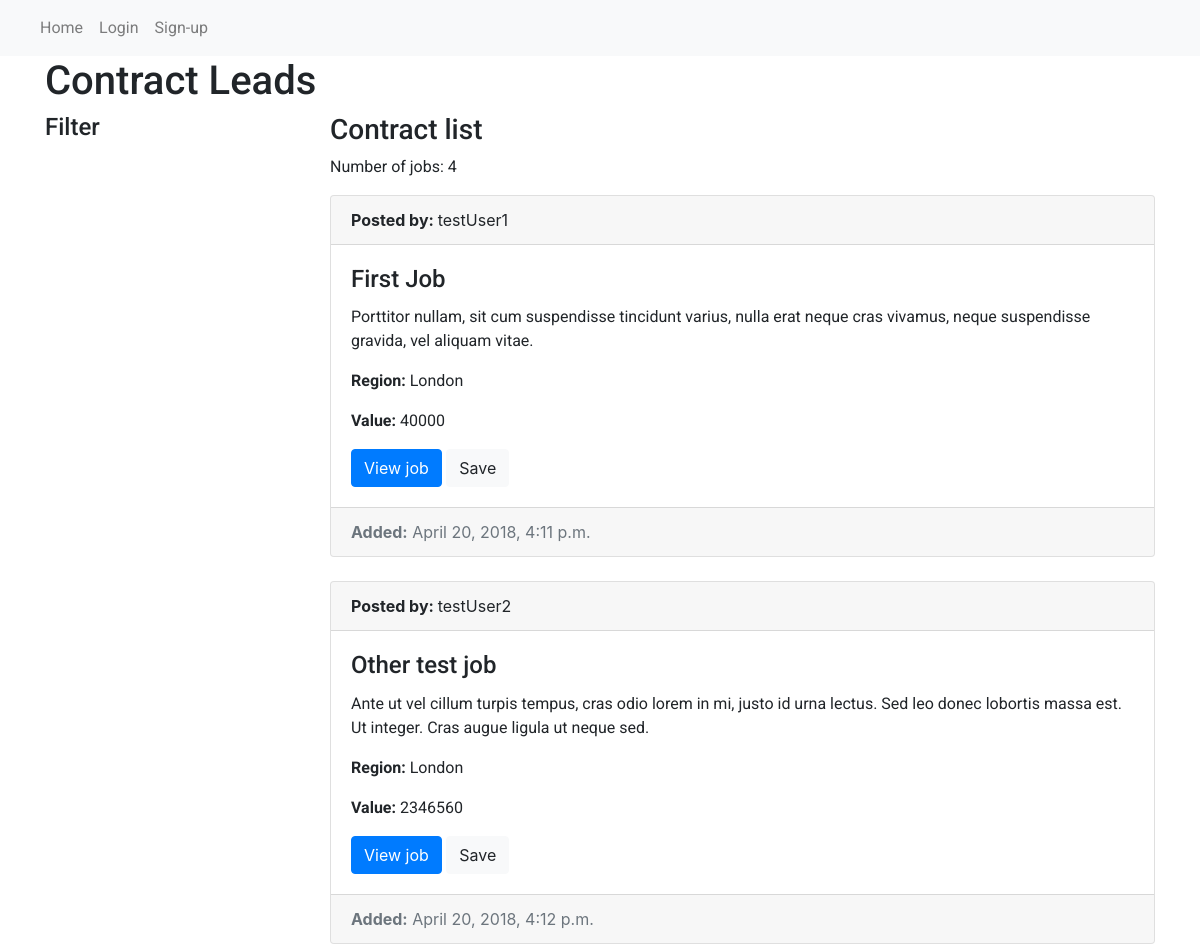
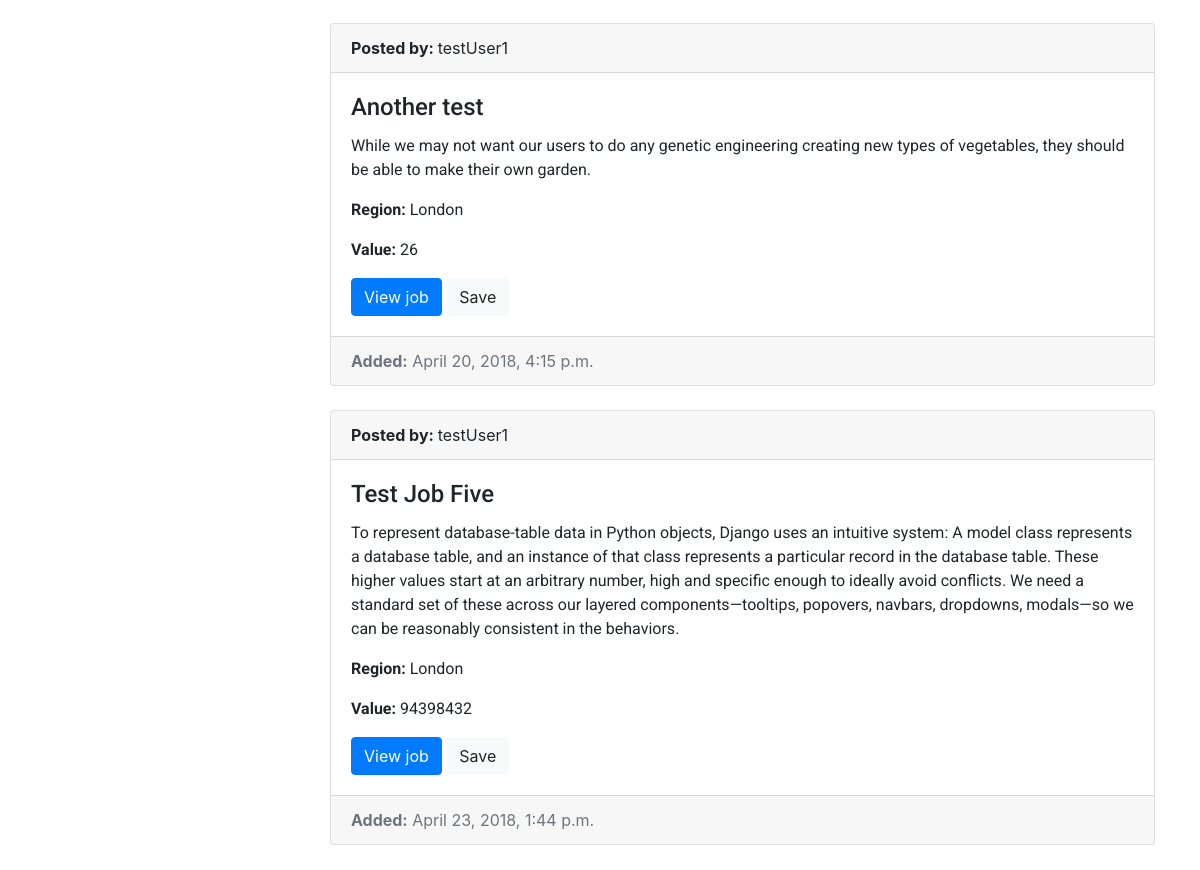
Before: /prototype/view_jobs/ with the older database file (2 pictures, top to bottom).
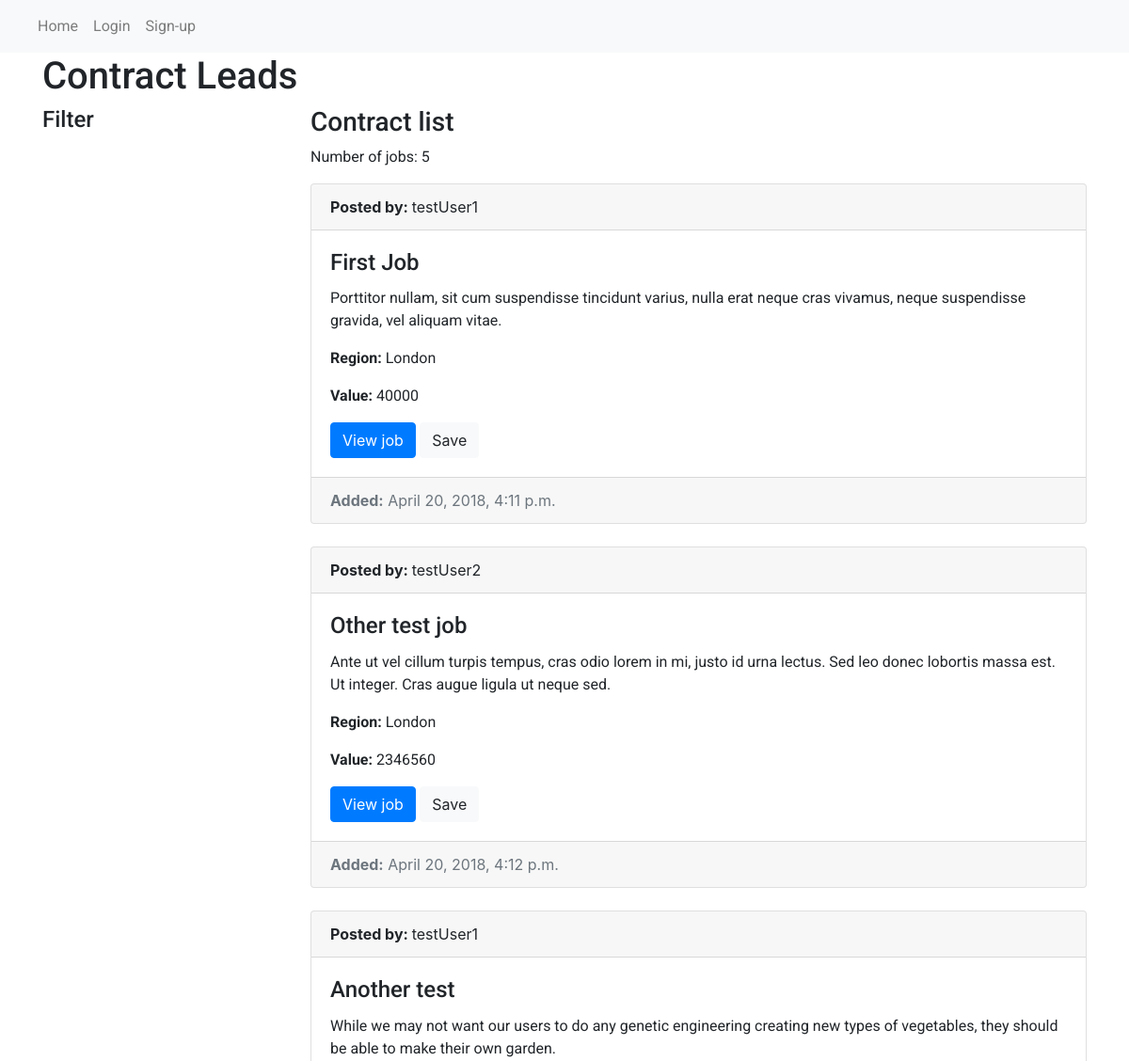
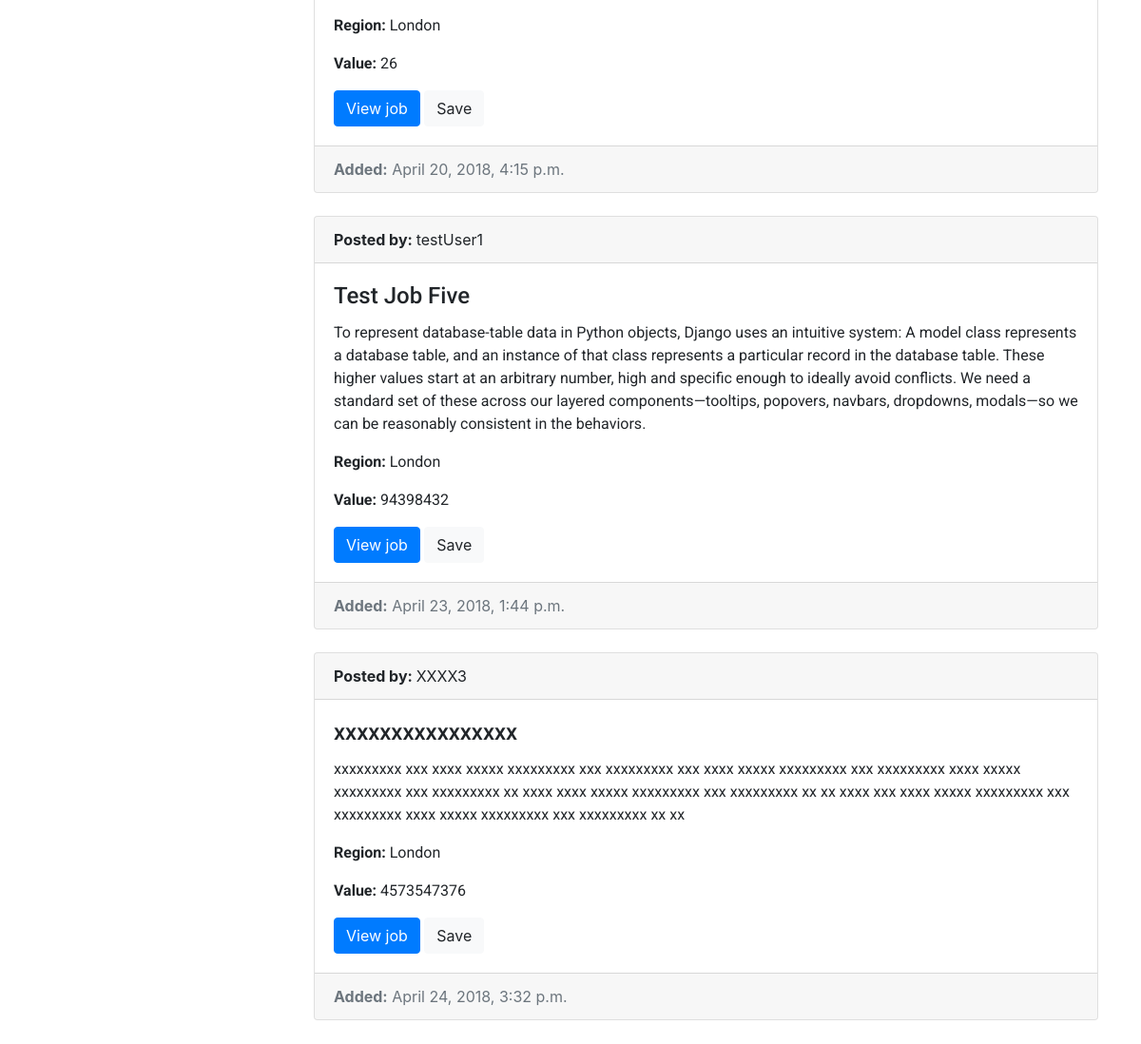
After: the same page with the newer database file (2 pictures, top to bottom).
### prototype/models.py (models this page shows, shortened)
class Job(models.Model):
    name = models.CharField(max_length=200, help_text="Enter a job name")
    description = models.TextField(max_length=750, help_text="Enter job description", null=True, blank=True)
    value = models.IntegerField(null=True, blank=True, help_text="Enter job value")
    company = models.ForeignKey('Company', on_delete=models.SET_NULL, null=True)
    added = models.DateTimeField(auto_now_add=True)
    region = models.ForeignKey('Region', on_delete=models.SET_NULL, null=True)
    added_by = models.ForeignKey(settings.AUTH_USER_MODEL, on_delete=models.CASCADE, null=True)
    def get_absolute_url(self):
        return reverse('job_detail', args=[str(self.id)])

class CustomUser(AbstractUser):
    name = models.CharField(blank=True, max_length=255)
    first_name = models.CharField(max_length=100, blank=True)
    second_name = models.CharField(max_length=100, blank=True)
    company = models.ForeignKey('Company', on_delete=models.SET_NULL, null=True)
    def __str__(self):
        return self.username

class Region(models.Model):
    name = models.CharField(max_length=100, help_text="Enter region")
    def __str__(self):
        return self.name

### prototype/views.py (the view)
# urls.py: path('view_jobs/', views.ViewJobs.as_view(), name='view_jobs'),
class ViewJobs(generic.ListView):
    template_name = 'view_jobs.html'
    def get(self, request, *args, **kwargs):
        user = self.request.user.id
        job_list = Job.objects.exclude(added_by__exact=user)
        return render(request, self.template_name, {'job_list': job_list})

### prototype/templates/view_jobs.html (shortened to what this page needs)
{% extends 'base.html' %}
{% block content %}
<div class="row">
  <div class="col">
    <h1>Contract Leads</h1>
  </div>
</div>
<div class="row">
  <div class="col-3">
    <h4>Filter</h4>
  </div>
  <div class="col-9">
    <h3>Contract list</h3>
    {% if job_list %}
      <p>Number of jobs: {{job_list|length}}</p>
      {% for j in job_list %}
          <div class="card">
            <div class="card-header">
              <strong>Posted by: </strong>{{j.added_by}}
            </div>
            <div class="card-body">
              <h4 class="card-title">{{j.name}}</h4>
              <p class="card-text">{{j.description}}</p>
              <p class="card-text"><strong>Region: </strong>{{j.region}}</p>
              <p class="card-text"><strong>Value: </strong>{{j.value}}</p>
              <a href="{{j.get_absolute_url}}" class="btn btn-primary">View job</a>
              <a href="#" class="btn btn-light">Save</a>
            </div>
            <div class="card-footer text-muted">
              <strong>Added:</strong> {{j.added}}
            </div>
          </div>
      {% endfor %}
    {% else %}
    <p>No jobs found.</p>
    {% endif %}
  </div>
</div>
{% endblock %}

Changed rows visible on the page:
added Job: added_by "XXXX3", name "xxxxxxxxxxxxxxxx", description "xxxxxxxxx xxx xxxx xxxxx xxxxxxxxx xxx xxxxxxxxx xxx xxxx xxxxx xxxxxxxxx xxx xxxxxxxxx xxxx xxxxx xxxxxxxxx xxx xxxxxxxxx xx xxxx xxxx xxxxx xxxxxxxxx xxx xxxxxxxxx xx xx xxxx xxx xxxx xxxxx xxxxxxxxx xxx xxxxxxxxx xxxx xxxxx xxxxxxxxx xxx xxxxxxxxx xx xx", region "London", value "4573547376", added "April 24, 2018, 3:32 p.m."
Other visible differences:
{{ job_list|length }}: "4" → "5"
